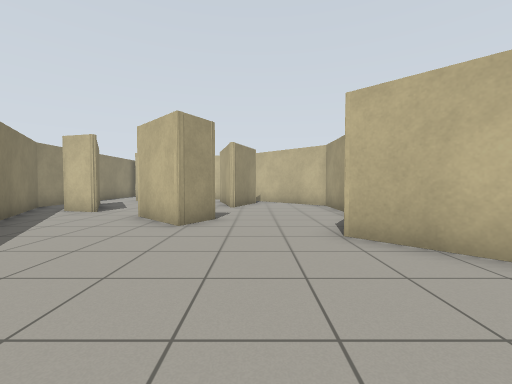
[1] (above)

12 first-person views from a walk through a Gazebo world. The camera is 0.94 m above the floor, tilts 2° down and sees 90° across. The floor is counted in squares, 1 m on a side. Each view is taken from the middle of a square. On the plan, view 1 faces up. The plan holds only what a view shows up to about 10 squares ahead; the rest is blank. The place goes on beyond the plan.

[2]
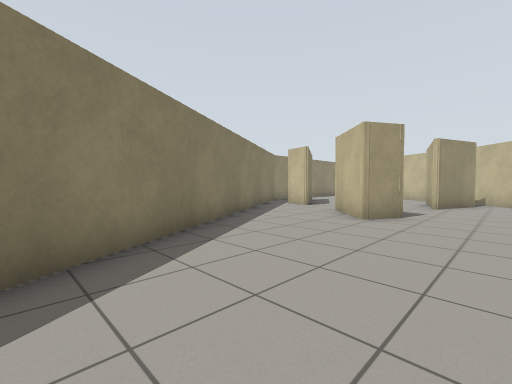

[3]
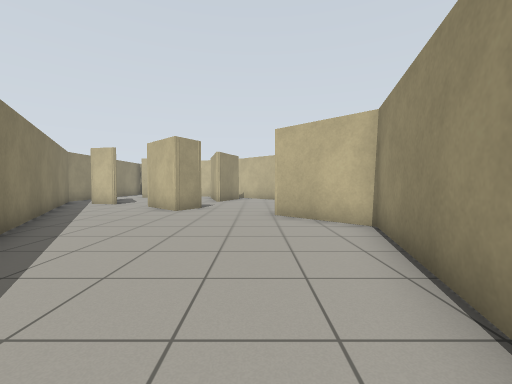

[4]
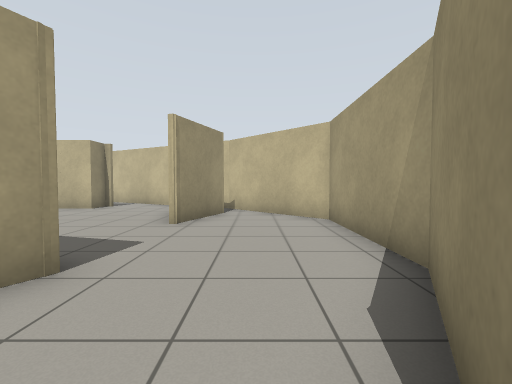

[5]
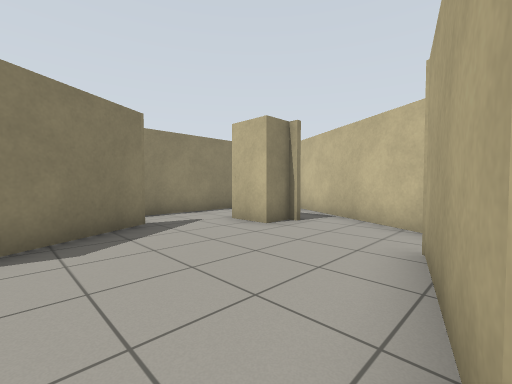

[6]
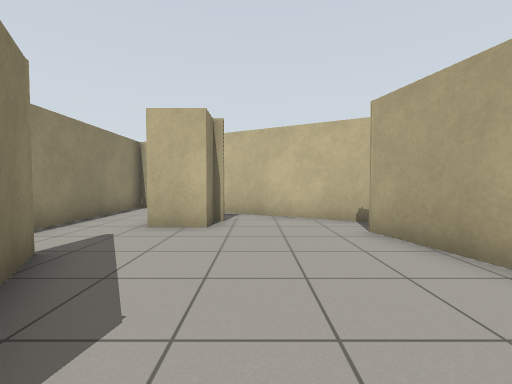

[7]
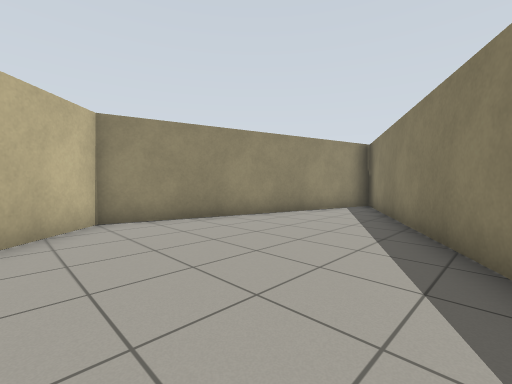

[8]
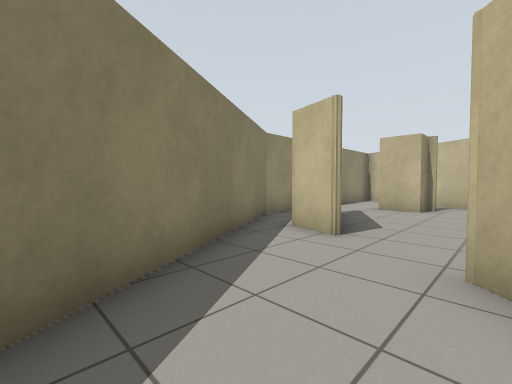

[9]
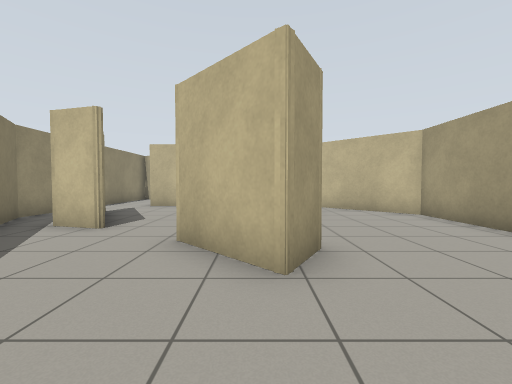

[10]
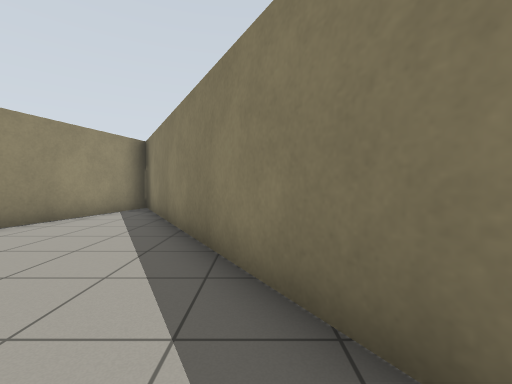

[11]
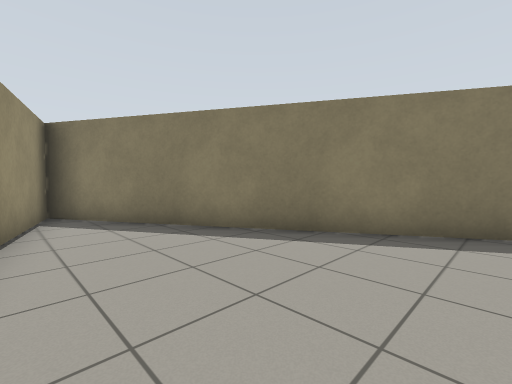

[12]
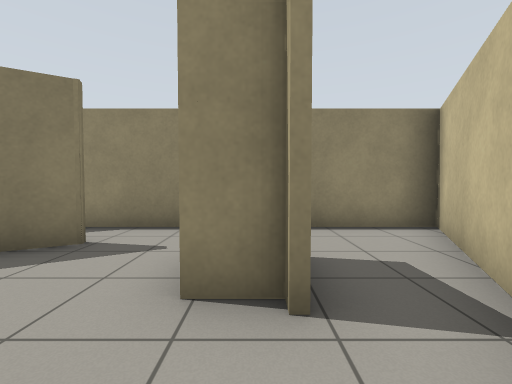

### Floor plan
Ten units are one square. View 1 is at (0, 0); x grows to the right and y downward. Boxes are objects, and circles mark ways between rooms. Rooms are numbered by the first view taken in them; rooms with no view inside come last. Other rooms are left out.
<svg viewBox="-89 -184 130 256">
<path fill="none" stroke="#000" d="M-10 -67 -17 -56 -34 -73M-62 -60 11 67 36 -25 16 -45 29 -68 29 -106 0 -135M0 -121 -9 -97M-70 -114 -51 -82 -64 -86M-50 -143 -50 -134 -64 -134M-9 -97 -18 -131M-84 -144 -84 -99 -62 -60M-12 -141 -51 -162M-51 -162 -84 -179 -84 -144"/>
<circle cx="-32" cy="-72" r="3" fill="#2a7"/>
<circle cx="-50" cy="-150" r="3" fill="#2a7"/>
<circle cx="-75" cy="-140" r="3" fill="#2a7"/>
<text x="0" y="-40">1</text>
<text x="-50" y="-110">2</text>
<text x="-70" y="-160">3</text>
</svg>
Room 1 opens to room 2. Room 2 opens to room 3.

Where each view was taken, in squares from view 1:
view 1: 0 up, 0 right, facing up
view 2: 1 down, 1 right, facing up-left
view 3: 3 down, 1 right, facing up
view 4: 4 up, 1 right, facing up
view 5: 9 up, 1 left, facing up-left
view 6: 8 up, 4 left, facing up
view 7: 4 up, 3 left, facing down-right
view 8: 4 up, 3 left, facing up-left
view 9: 3 up, 2 left, facing up
view 10: 3 up, 3 left, facing down
view 11: 2 up, 2 right, facing down-left
view 12: 14 up, 3 left, facing left
